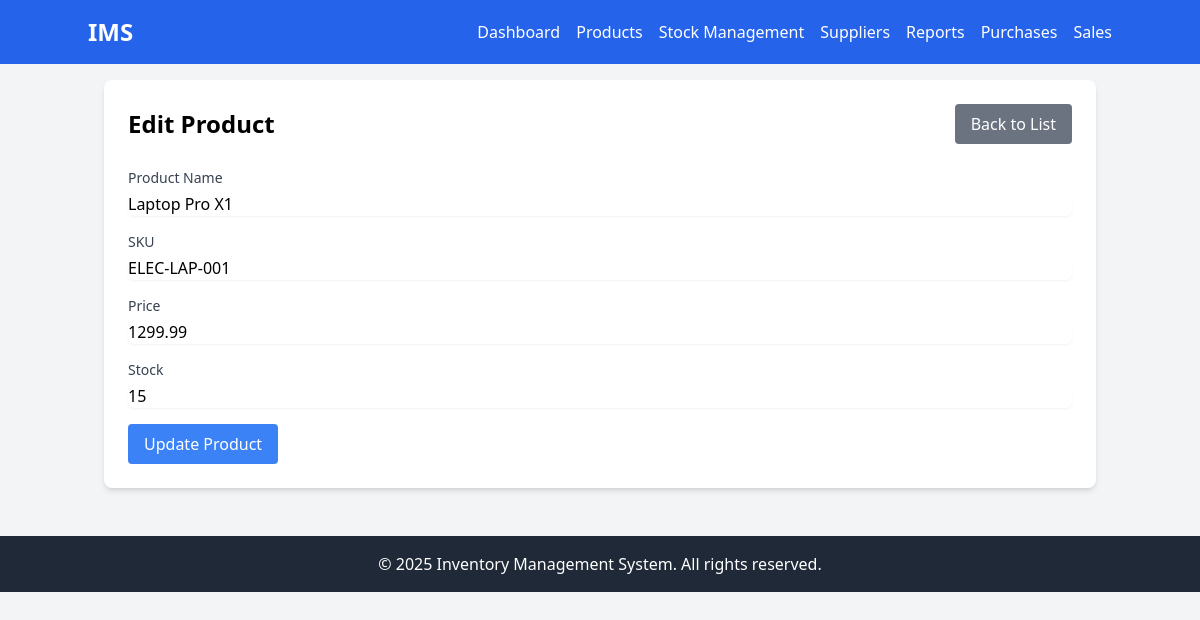
The page /products/edit.php?id=1 on the database its author committed.
### tables this page shows
CREATE TABLE IF NOT EXISTS products (
    id INT PRIMARY KEY AUTO_INCREMENT,
    name VARCHAR(100) NOT NULL,
    description TEXT,
    category_id INT,
    supplier_id INT,
    sku VARCHAR(50) UNIQUE,
    price DECIMAL(10,2),
    stock_quantity INT DEFAULT 0,
    reorder_level INT DEFAULT 10,
    created_at TIMESTAMP DEFAULT CURRENT_TIMESTAMP,
    FOREIGN KEY (category_id) REFERENCES categories(id) ON DELETE SET NULL,
    FOREIGN KEY (supplier_id) REFERENCES suppliers(id) ON DELETE SET NULL
);

### products/edit.php (the view, shortened to what this page needs)
<?php
require_once '../includes/config.php';
require_once '../includes/header.php';
$name = $sku = $price = $stock = "";
if(isset($_GET["id"]) && !empty(trim($_GET["id"]))){
    $id = trim($_GET["id"]);
    $sql = "SELECT * FROM products WHERE id = ?";
    if($stmt = mysqli_prepare($conn, $sql)){
        mysqli_stmt_bind_param($stmt, "i", $id);
        if(mysqli_stmt_execute($stmt)){
            $result = mysqli_stmt_get_result($stmt);
            if(mysqli_num_rows($result) == 1){
                $row = mysqli_fetch_array($result);
                $name = $row["name"];
                $sku = $row["sku"];
                $price = $row["price"];
                $stock = $row["stock_quantity"];
            } else{
                header("location: index.php");
                exit();
            }
        } else{
            echo "Oops! Something went wrong. Please try again later.";
        }
    }
}
?>
<div class="bg-white rounded-lg shadow-md p-6">
    <div class="flex justify-between items-center mb-6">
        <h1 class="text-2xl font-bold">Edit Product</h1>
        <a href="index.php" class="bg-gray-500 text-white px-4 py-2 rounded hover:bg-gray-600">Back to List</a>
    </div>
    <form action="<?php echo htmlspecialchars($_SERVER["PHP_SELF"]); ?>" method="post" class="space-y-4">
        <div>
            <label class="block text-sm font-medium text-gray-700">Product Name</label>
            <input type="text" name="name" value="<?php echo $name; ?>" class="mt-1 block w-full rounded-md border-gray-300 shadow-sm focus:border-blue-500 focus:ring-blue-500">
        </div>
        <div>
            <label class="block text-sm font-medium text-gray-700">SKU</label>
            <input type="text" name="sku" value="<?php echo $sku; ?>" class="mt-1 block w-full rounded-md border-gray-300 shadow-sm focus:border-blue-500 focus:ring-blue-500">
        </div>
        <div>
            <label class="block text-sm font-medium text-gray-700">Price</label>
            <input type="number" step="0.01" name="price" value="<?php echo $price; ?>" class="mt-1 block w-full rounded-md border-gray-300 shadow-sm focus:border-blue-500 focus:ring-blue-500">
        </div>
        <div>
            <label class="block text-sm font-medium text-gray-700">Stock</label>
            <input type="number" name="stock" value="<?php echo $stock; ?>" class="mt-1 block w-full rounded-md border-gray-300 shadow-sm focus:border-blue-500 focus:ring-blue-500">
        </div>
        <div>
            <button type="submit" class="bg-blue-500 text-white px-4 py-2 rounded hover:bg-blue-600">Update Product</button>
        </div>
    </form>
</div>
<?php require_once '../includes/footer.php'; ?>

### rows shown on the page
products: name "Laptop Pro X1", sku "ELEC-LAP-001", price "1299.99", stock "15"
